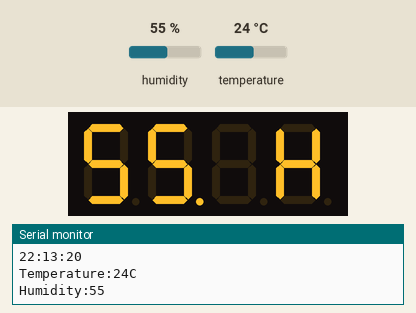
A sketch run on a simulated Arduino Uno, built with avr-gcc and run on an emulated ATmega328P. Parts: 4-digit seven-segment display, the last lines printed to the serial monitor. The test bench sets the inputs (shaded band); at power-on: temperature 24 °C, humidity 55 %. The local clock reads 2024-03-15 10:24:30 at power-on unless the sketch sets it.

Above: at 5.1 s.
At 13.8 s:
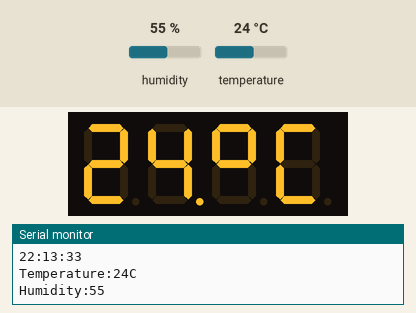
13.9 s: temperature set to 12 °C
At 26.8 s:
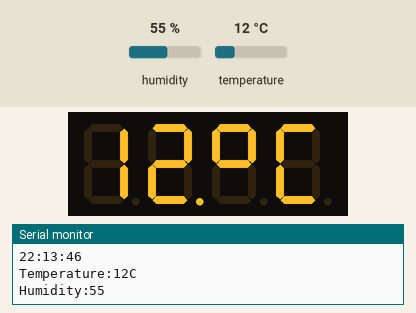
27.6 s: temperature set to 19 °C
At 40.3 s:
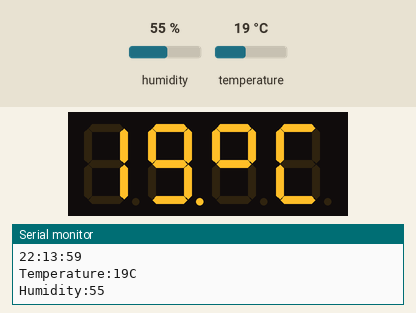
40.6 s: temperature set to 28 °C
At 53.0 s:
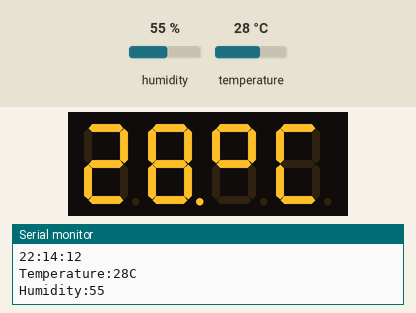
Timing chart, 0 to 54.5 s (numbered marks = the images above; inputs shaded):
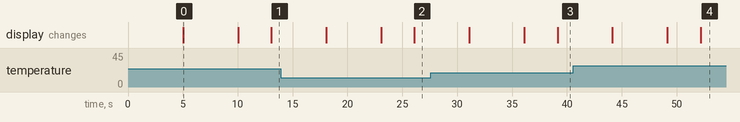

The sketch:

arduinoclockcode.ino
```cpp
#include <Wire.h>
#include <Adafruit_GFX.h>
#include <RTClib.h>
#include "Adafruit_LEDBackpack.h"
#include "DHT.h"

#define DHTPIN 2

// Set to false to display time in 12 hour format, or true to use 24 hour:
#define TIME_24_HOUR true

// I2C address of the display.  Stick with the default address of 0x70
// unless you've changed the address jumpers on the back of the display.
#define DISPLAY_ADDRESS   0x70
#define DHTTYPE DHT11

// Create display and DS1307 objects.  These are global variables that
// can be accessed from both the setup and loop function below.
Adafruit_7segment clockDisplay = Adafruit_7segment();
RTC_DS1307 rtc;
DHT dht(DHTPIN, DHTTYPE);

// Keep track of the hours, minutes, seconds displayed by the clock.
// Start off at 0:00:00 as a signal that the time should be read from
// the DS1307 to initialize it.
int hours = 0;
int minutes = 0;
int seconds = 0;

// Remember if the colon was drawn on the display so it can be blinked
// on and off every second.
bool blinkColon = true;


void setup() {
  // Setup functidon runs once at startup to initialize the display
  // and DS1307 clock.

  // Setup Serial port to print debug output.
  Serial.begin(9600);
  Serial.println("Clock starting!");

  // Setup the display.
  clockDisplay.begin(DISPLAY_ADDRESS);

  // Setup the DS1307 real-time clock.
  rtc.begin();
  dht.begin();
  Wire.begin();

  rtc.adjust(DateTime(F(__DATE__),F( __TIME__)));

}

void loop() {
  // Loop function runs over and over again to implement the clock logic.

  // Check if it's the top of the hour and get a new time reading
  // from the DS1307.  This helps keep the clock accurate by fixing
  // any drift.

  DateTime now = rtc.now();
  hours = now.hour();
  minutes = now.minute();

  Serial.print("Date & Time: ");
  Serial.print(now.year(), DEC);
  Serial.print('/');
  Serial.print(now.month(), DEC);
  Serial.print('/');
  Serial.println(now.day(), DEC);
  Serial.print(now.hour(), DEC);
  Serial.print(':');
  Serial.print(now.minute(), DEC);
  Serial.print(':');
  Serial.println(now.second(), DEC);


  int t = dht.readTemperature();
  int h = dht.readHumidity();

  Serial.print("Temperature:");
  Serial.print(t);
  Serial.print("C");
  Serial.println();
  Serial.print("Humidity:");
  Serial.print(h);
  Serial.println();


  double temp = (double)t;
  double higr = (double)h;

  clockDisplay.print(temp,2);
  clockDisplay.writeDigitRaw(3,99); //94
  clockDisplay.writeDigitAscii(4,67);

  clockDisplay.writeDisplay();
  delay(5000);
  seconds += 4;
  clockDisplay.println();


  clockDisplay.print(higr,2);
  clockDisplay.writeDigitAscii(3,0);
  clockDisplay.writeDigitAscii(4,72);
  clockDisplay.writeDisplay();
  delay(5000);
  seconds += 5;
  clockDisplay.println();


  int displayValue = hours*100 + minutes;

  // Do 24 hour to 12 hour format conversion when required.
  if (!TIME_24_HOUR) {
    // Handle when hours are past 12 by subtracting 12 hours (1200 value).
    if (hours > 12) {
      displayValue -= 1200;
    }
    // Handle hour 0 (midnight) being shown as 12.
    else if (hours == 0) {
      displayValue += 1200;
    }
  }

  // Now print the time value to the display.
  clockDisplay.print(displayValue, DEC);


  clockDisplay.print(displayValue, DEC);

  // Add zero padding when in 24 hour mode and it's midnight.
  // In this case the print function above won't have leading 0's
  // which can look confusing.  Go in and explicitly add these zeros.
  if (TIME_24_HOUR && hours == 0) {
    // Pad hour 0.
    clockDisplay.writeDigitNum(1, 0);
    // Also pad when the 10's minute is 0 and should be padded.
    if (minutes < 10) {
      clockDisplay.writeDigitNum(3, 0);
    }
  }

  // Blink the colon by flipping its value every loop iteration
  // (which happens every second).
  blinkColon = !blinkColon;
  clockDisplay.drawColon(blinkColon);

  // Now push out to the display the new values that were set above.
  clockDisplay.writeDisplay();

  // Pause for a second for time to elapse.  This value is in milliseconds
  // so 1000 milliseconds = 1 second.
  seconds += 2;
  delay(3000);
  // Now increase the seconds by one.
  seconds += 1;
  // If the seconds go above 59 then the minutes should increase and
  // the seconds should wrap back to 0.
  if (seconds > 59) {
    seconds = 0;
    minutes += 1;
    // Again if the minutes go above 59 then the hour should increase and
    // the minutes should wrap back to 0.
    if (minutes > 59) {
      minutes = 0;
      hours += 1;
      // Note that when the minutes are 0 (i.e. it's the top of a new hour)
      // then the start of the loop will read the actual time from the DS1307
      // again.  Just to be safe though we'll also increment the hour and wrap
      // back to 0 if it goes above 23 (i.e. past midnight).
      if (hours > 23) {
        hours = 0;
      }
    }
  }
  Serial.println(seconds);
  // Loop code is finished, it will jump back to the start of the loop
  // function again!
}
```

Measured:
- what the display in image 0 shows lasts 5.0 s, from 5.0 s to 10.0 s
